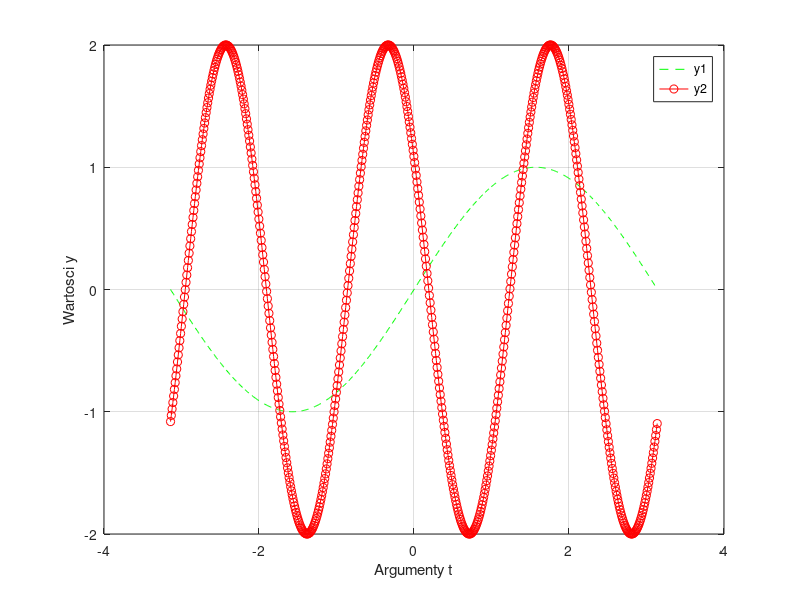

This figure's MATLAB source:
t = -pi:0.01:pi;
y1 = sin(t);
y2 = 2*cos(3*t+1);


plot(t,y1,'g--',t,y2,'r-o')
xlabel('Argumenty t')
ylabel('Wartosci y')
legend('y1','y2')
grid on

